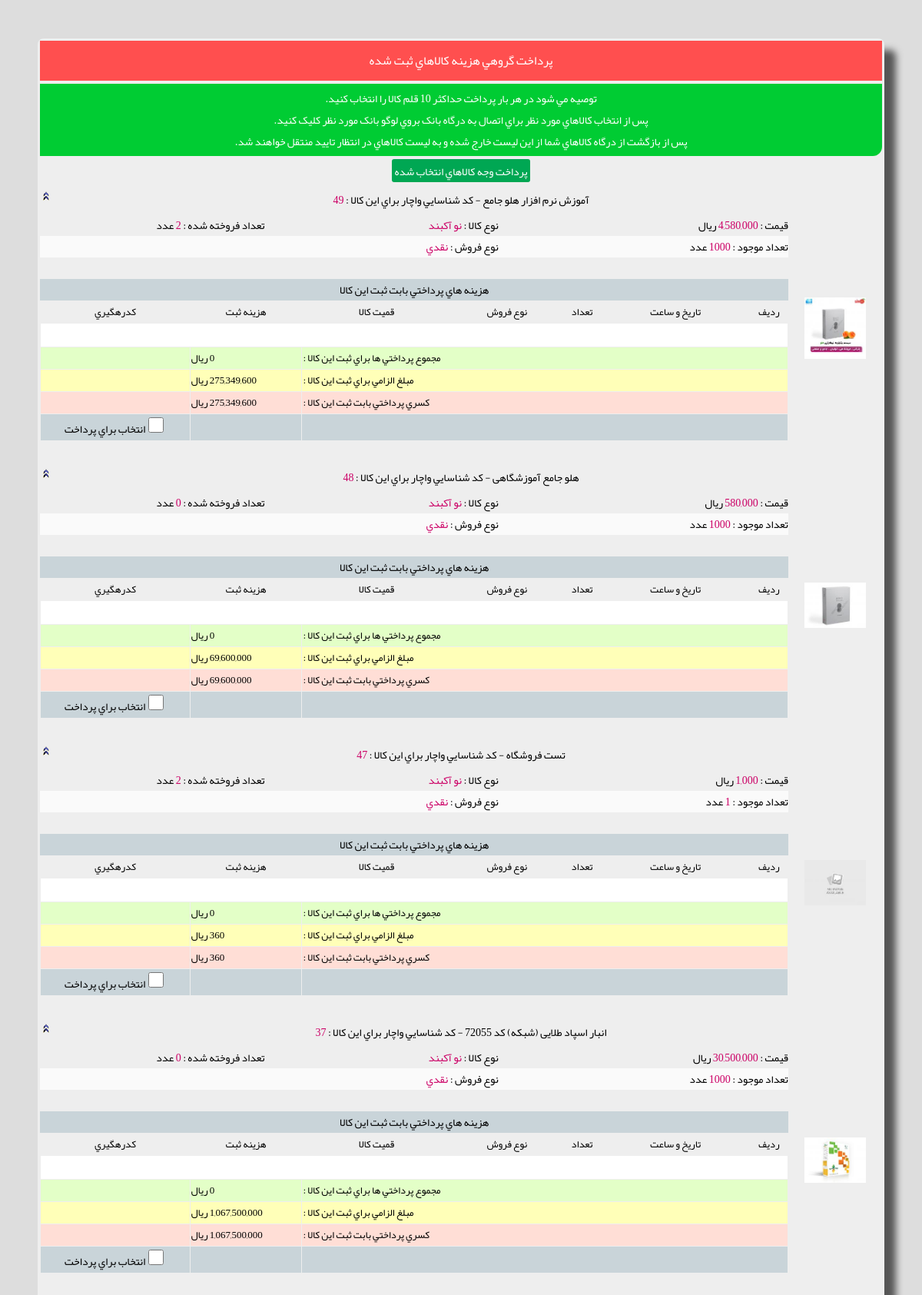
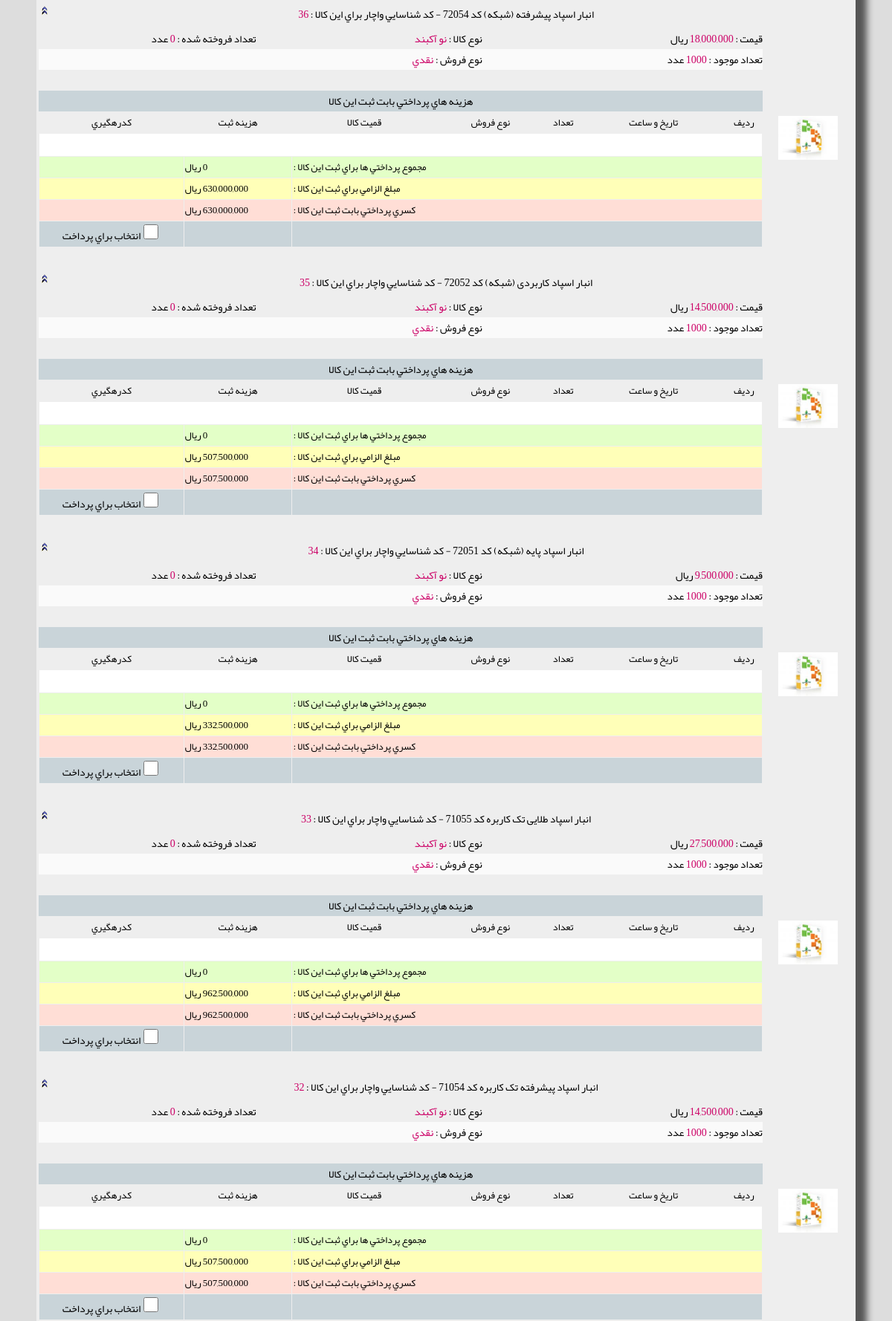
/admin_pay_bach_price.php (signed in, upper part), run on the app's committed database (2 pictures, top to bottom).
### tables this page shows
CREATE TABLE `tbl_item_info` (
  `auto_id` int(11) NOT NULL AUTO_INCREMENT,
  `f1` int(11) NOT NULL DEFAULT '0',
  `f2` int(11) NOT NULL DEFAULT '0',
  `f3` varchar(500) NOT NULL DEFAULT '',
  `f4` int(11) NOT NULL DEFAULT '0',
  `f5` varchar(50) NOT NULL DEFAULT '',
  `f6` varchar(50) NOT NULL DEFAULT '',
  `f7` varchar(100) NOT NULL DEFAULT '',
  `f8` int(11) NOT NULL DEFAULT '0',
  `f9` smallint(6) NOT NULL DEFAULT '0',
  `f10` text,
  `f11` varchar(255) DEFAULT NULL,
  `f12` text,
  `f13` varchar(255) DEFAULT NULL,
  `f14` text,
  `f15` varchar(1) NOT NULL DEFAULT '1',
  `f16` bigint(20) NOT NULL DEFAULT '0',
  `f17` int(11) NOT NULL DEFAULT '1',
  `f18` int(11) NOT NULL DEFAULT '1',
  `f19` varchar(10) DEFAULT NULL,
  `f20` int(11) DEFAULT '0',
  `f21` int(11) NOT NULL DEFAULT '1',
  `f22` int(11) NOT NULL DEFAULT '0',
  `f23` varchar(1) NOT NULL DEFAULT '0',
  `f24` text,
  `f25` varchar(100) DEFAULT '',
  `f26` int(11) NOT NULL DEFAULT '0',
  `f27` varchar(20) DEFAULT '0,0',
  `f28` varchar(20) DEFAULT '0,0',
  `f29` varchar(20) DEFAULT '0,0',
  `f30` varchar(20) DEFAULT '0,0',
  `f31` varchar(20) DEFAULT '0,0',
  PRIMARY KEY (`auto_id`)
);

### connect.php (called while the page is built, shortened)
<?php ob_start(); session_start();
 function pool($price)
{
	$p_len=strlen($price);
	if ($p_len>3)
	{
		$cur_pos=$p_len;
		$new_price="";
		while($cur_pos-3>0)
		{
			$new_price=substr($price,$cur_pos-3,3).",".$new_price;
			$cur_pos-=3;
		}
		$new_price=substr($price,0,$cur_pos).",".$new_price;
		$new_price=substr($new_price,0,strlen($new_price)-1);
		return $new_price;
	}
	return $price;
}
?>

### admin_pay_bach_price.php (the view, shortened to what this page needs)
<?php include "header_admin_page.php";
$form_title="پرداخت گروهي هزينه کالاهاي ثبت شده";
?>
<body>
<p>&nbsp;</p>
<div align="center">
<div class="main_form">
<form method="POST" action="admin_pay_bach_price_step2.php" name="frm1" id="frm1">
	<table class="tbl_1_border" dir="rtl">
						<tr>
						<td align="center" width="100%"  colspan="4"><div class="cell_header"><?php print $form_title?></div></td>
					</tr>
						<tr>
							<td align="center" width="100%"  colspan="4"><div class="cell_step" dir=rtl>توصيه مي شود در هر بار پرداخت حداکثر 10 قلم کالا را انتخاب کنيد.
							<br>پس از انتخاب کالاهاي مورد نظر براي اتصال به درگاه بانک بروي لوگو بانک مورد نظر کليک کنيد.
							<br>پس از بازگشت از درگاه کالاهاي شما از اين ليست خارج شده و به ليست کالاهاي در انتظار تاييد منتقل خواهند شد.							</div></td>
						</tr>
						<tr>
							<td align="center" width="100%"  colspan="4"><input type=submit name="btn_pay" value="پرداخت وجه کالاهاي انتخاب شده"></td>
						</tr>
		<tr>
			<td align="center">
<?php
		$str_sql="SELECT auto_id as item_id,f3,f4,f5,f6,f8,f16,f22,f26 from tbl_item_info where f2='$_SESSION[s_user_id]' order by auto_id desc";
		$re = mysql_query($str_sql);
		while($row = mysql_fetch_array($re))
		{
			$sum_pay=calc_payed_for_reg_item($row[item_id]);
			$sum_shood=calc_shood_for_reg_item($row[item_id],$row[f8],$row[f26],$row[f22]);
			$kasri=$sum_shood-$sum_pay;
			if($kasri>0)
			{
	?>
				<div align="center" class="lazyload1">
					<table border="0" width="100%" cellspacing="0" cellpadding="0" style="border-collapse: collapse" id="tbl_kadr">
								<tr>
									<td width="91%" colspan="4" align="center" class="row_item_title" id="row_title<?php print $row[item_id]?>" onclick="toggle_row('<?php print $row[item_id]?>')">
									<?php print $row["f3"]." - کد شناسايي واچار براي اين کالا : <font color=#CC0066>". $row["item_id"]."</font>"?></td>
								</tr>
						<tr>
							<td>
							<table border="0" width="100%" cellspacing="0" class="item_info" cellpadding="0" id="row_item<?php print $row[item_id]?>" >
								<tr>
									<td width="10%" rowspan="6" align="center" class="img_cell">
									<img border="0" src="images/items_pic/<?php print $row[item_id]?>_small_1.jpg" width="80" ></td>
									<td align="right" width="31%">
									قيمت :<font color="#CC0066"> <?php print pool($row["f4"])?></font> ريال</td>
									<td align="right" width="25%">نوع کالا :<font color="#CC0066"> <?php if($row["f5"]==1) print "نو آکبند"; ?>
</font></td>
									<td align="right" width="24%">تعداد فروخته
									شده :
									<font color="#CC0066"><?php print $row["f22"]?></font> عدد </td>
								</tr>
								<tr>
									<td align="right" width="31%">
									تعداد موجود :
									<font color="#CC0066"><?php print $row["f8"]?></font> عدد</td>
									<td align="right" width="25%">نوع فروش :<font color="#CC0066">
									<?php if($row["f6"]==1) print "نقدي";else if($row["f6"]==2) print "مزايده"; ?></font></td>
									<td align="right" width="24%">	&nbsp;</td>
								</tr>
								<tr>
									<td align="right" width="31%">
									&nbsp;</td>
									<td align="right" width="25%">&nbsp;</td>
									<td align="right" width="24%">
									&nbsp;</td>
								</tr>
								<tr>
									<td align="right" width="80%" colspan="3">
									<table border="0" width="100%" id="tbl_factor" cellpadding=1px cellspacing=1px>
									<caption>هزينه هاي پرداختي بابت ثبت اين کالا</caption>
										<tr>
											<th align="center" width="5%">رديف</th>
											<th align="center" width="20%">تاريخ
											و ساعت</th>
											<th align="center" width="5%">تعداد </th>
											<th align="center" width="15%">
											نوع فروش</th>
											<th align="center" width="20%">قميت
											کالا</th>
											<th align="center" width="15%">هزينه
											ثبت</th>
											<th align="center" width="20%">
											کدرهگيري</th>
										</tr>
										<tr >
											<td align="left" width="100%" colspan="7" >
											&nbsp;</td>
										</tr>
										<tr >
											<td align="left" width="65%" colspan="5" class="sum_fact">
											مجموع پرداختي ها براي ثبت اين کالا :</td>
											<td align="center" width="15%" class="sum_fact"><?php print pool($sum_pay)?> ريال</td>
											<td align="center" width="20%" class="sum_fact"></td>
										</tr>
										<tr class="sum_shood">
											<td align="left" width="65%" colspan="5" class="sum_shood">
											مبلغ الزامي براي ثبت اين کالا :</td>
											<td align="center" width="15%" class="sum_shood"><?php print pool($sum_shood)?> ريال</td>
											<td align="center" width="20%" class="sum_shood"></td>
										</tr>
										<tr >
											<td align="left" width="65%" colspan="5" class="kasri">
											کسري پرداختي بابت ثبت اين کالا :</td>
											<td align="center" width="15%" class="kasri"><?php print pool($kasri)?> ريال</td>
											<td align="center" width="20%" class="kasri"></td>
										</tr>
										<tr >
											<td align="left" width="65%" colspan="5" class="select_for_pay"><span id="c_<?php print $row[item_id]?>">
											&nbsp;</td>
											<td align="center" width="15%" class="select_for_pay"><span id="chk_loader_<?php print $row[item_id]?>"></span></td>
											<td align="right" width="20%" class="select_for_pay">	<input type='checkbox' onclick="add_4_pay(<?php print $row[item_id].','.$row[f4].','.$row[f8].','.$kasri.','.$row[f5].','.$row[f6];?>);" class="chk_pay" name='chk_<?php print $row[item_id]?>'  id='chk_<?php print $row[item_id]?>' >انتخاب
											براي پرداخت</td>
										</tr>
									</table>
									</td>
								</tr>
								</table>
							</td>
						</tr>
					</table>
					&nbsp;</div>
				<?php }
				} ?>
			</td>
		</tr>
	</table>
	</form>
</div>
</div>
</body>

### css/admin_style.css (style rules this page uses)
p,table,td { font-family:WebYekan;font-size:14px;color:#000;font-weight:400 }
input,select,textarea { font-family:WebYekan;font-size:13px;color:#000 }
BODY { font-family:WebYekan;font-size:14px;color:#000;font-weight:400;background-color:#ddd;scrollbar-face-color:#E1E7EA;scrollbar-shadow-color:#E1E7EA;scrollbar-base-color:#E1E7EA;scrollbar-track-color:#E1E7EA;scrollbar-arrow-color:#8DA6B8 }
.main_form { background:#eee;box-shadow:15px 15px 10px #555;border-radius:8px;width:93%;text-align:center }
.tbl_1_border { border:0;direction:rt;width:100% }
.cell_header { text-align:center;font-size:16px;background:#FF4F4F;color:#fff;font-weight:400;padding:10px }
input[type=checkbox] { width:20px;height:20px }
input[type=submit] { height:30px;border:0 solid #111;border-radius:3px;font-family:WebYekan;font-size:14px;font-weight:normaler;background:#00A753;color:#fff;padding:2px 4px;text-align:center;cursor:pointer }
table #tbl_factor caption { background-color:#C9D4D9;color:#000;text-align:center;font-weight:400;font-size:14px }
.select_for_pay { background-color:#C9D4D9;color:#000;text-align:center;font-weight:400;font-size:14px }
table #tbl_factor th { background-color:#EEE;color:#000;text-align:center;font-weight:400;font-size:13px }
.sum_fact { background-color:#E3FFC7;color:#000;text-align:left;font-weight:400;font-size:13px }
.sum_shood { background-color:#FFFFB8;color:#000;text-align:left;font-weight:400;font-size:13px }
.kasri { background-color:#FFDED6;color:#000;text-align:left;font-weight:400;font-size:13px }
table #tbl_factor tr:nth-child(even) { background-color:#fff;text-align:center;width:250px;font-size:12px }
table #tbl_factor tr:nth-child(odd) { background-color:#F7F7F7;text-align:center;width:250px;font-size:12px }
.cell_step { text-align:center;background:#0C3;color:#fff;padding:5px;border-bottom-right-radius:12px }
.item_info tr:nth-child(even) { background:#FAFaFa }
.row_item_title { padding:5px;text-align:center;background:url(../images/arrow_up.png);color:#000;font-weight:normaler;cursor:pointer;border-bottom-left-radius:8px;border-bottom-right-radius:8px }

### data on the page
tbl_item_info: f3 "آموزش نرم افزار هلو جامع", auto_id "49", shows a picture, f4 "4,580,000", f5 "نو آکبند", f22 "2", f8 "1000", f6 "نقدي", sum_pay "0", pool($sum_shood) "275,349,600", kasri "275,349,600"
tbl_item_info: f3 "هلو جامع آموزشگاهی", auto_id "48", shows a picture, f4 "580,000", f5 "نو آکبند", f22 "0", f8 "1000", f6 "نقدي", sum_pay "0", pool($sum_shood) "69,600,000", kasri "69,600,000"
tbl_item_info: f3 "تست فروشگاه", auto_id "47", shows a picture, f4 "1,000", f5 "نو آکبند", f22 "2", f8 "1", f6 "نقدي", sum_pay "0", pool($sum_shood) "360", kasri "360"
tbl_item_info: auto_id "37", f4 "30,500,000", f5 "نو آکبند", f22 "0", f8 "1000", f6 "نقدي", sum_pay "0", pool($sum_shood) "1,067,500,000", kasri "1,067,500,000"
tbl_item_info: auto_id "36", f4 "18,000,000", f5 "نو آکبند", f22 "0", f8 "1000", f6 "نقدي", sum_pay "0", pool($sum_shood) "630,000,000", kasri "630,000,000"
tbl_item_info: auto_id "35", f4 "14,500,000", f5 "نو آکبند", f22 "0", f8 "1000", f6 "نقدي", sum_pay "0", pool($sum_shood) "507,500,000", kasri "507,500,000"
tbl_item_info: auto_id "34", f4 "9,500,000", f5 "نو آکبند", f22 "0", f8 "1000", f6 "نقدي", sum_pay "0", pool($sum_shood) "332,500,000", kasri "332,500,000"
tbl_item_info: auto_id "33", f4 "27,500,000", f5 "نو آکبند", f22 "0", f8 "1000", f6 "نقدي", sum_pay "0", pool($sum_shood) "962,500,000", kasri "962,500,000"
tbl_item_info: auto_id "32", f4 "14,500,000", f5 "نو آکبند", f22 "0", f8 "1000", f6 "نقدي", sum_pay "0", pool($sum_shood) "507,500,000", kasri "507,500,000"

### other printed values
$form_title "پرداخت گروهي هزينه کالاهاي ثبت شده"
